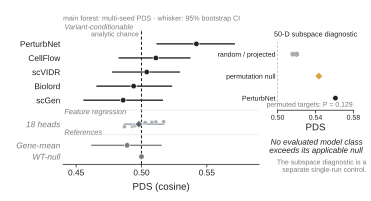

Python code for this plot:
"""Fig. 4g — published models under one harness with nulls kept distinct."""
from __future__ import annotations

import numpy as np

import fig4_common as S

# Static QA contract: Arial/Helvetica sans-serif; svg.fonttype="none";
# pdf.fonttype=42; exports .svg, .pdf, .png and .tiff at dpi=600.
# Final assembled figure target: width_mm = 183.
W_MM, H_MM = 94.0, 51.0


def main() -> None:
    S.apply_style()
    summary = S.read_csv("definitive_summary.csv").set_index("method")
    subspace = S.read_json("perturbnet_subspace_test.json")
    conditional = ["PerturbNet", "CellFlow", "scVIDR", "Biolord", "scGen"]
    references = ["Gene-mean", "WT-null"]
    head_names = [method for method in summary.index if S.is_inhouse(method)]
    if len(head_names) != 18:
        raise ValueError(f"Expected 18 feature-regression heads, observed {len(head_names)}")

    y_positions = {
        "PerturbNet": 8.0,
        "CellFlow": 7.0,
        "scVIDR": 6.0,
        "Biolord": 5.0,
        "scGen": 4.0,
        "18 heads": 2.3,
        "Gene-mean": 0.8,
        "WT-null": 0.0,
    }

    fig = S.figure(W_MM, H_MM)
    ax = fig.add_axes([0.17, 0.18, 0.53, 0.675])
    ax.axvline(0.50, color=S.INK, lw=0.75, ls=(0, (3, 2)), zorder=1)
    ax.text(0.498, 8.43, "analytic chance", ha="right", va="bottom", fontsize=5.0, color=S.GREY)

    for method in conditional + references:
        row = summary.loc[method]
        y = y_positions[method]
        color = S.INK if method in conditional else S.GREY
        ax.plot([row["ci_lo"], row["ci_hi"]], [y, y], color=color, lw=0.95, zorder=2)
        ax.plot(
            row["PDS"],
            y,
            marker="o",
            ms=4.0,
            mfc=color,
            mec="white",
            mew=0.5,
            ls="none",
            zorder=4,
        )

    head_values = summary.loc[head_names, "PDS"].sort_values().to_numpy(float)
    head_y = y_positions["18 heads"]
    head_offsets = S.deterministic_offsets(len(head_values), 0.18)
    ax.plot(
        [head_values.min(), head_values.max()],
        [head_y, head_y],
        color=S.MID_GREY,
        lw=1.2,
        zorder=2,
    )
    ax.scatter(
        head_values,
        head_y + head_offsets,
        s=8,
        facecolor=S.MID_GREY,
        edgecolor="white",
        linewidth=0.25,
        zorder=3,
    )
    ax.plot(
        np.median(head_values),
        head_y,
        marker="D",
        ms=3.8,
        mfc=S.SLATE,
        mec="white",
        mew=0.45,
        zorder=5,
    )

    rows = conditional + ["18 heads"] + references
    ax.set_yticks([y_positions[row] for row in rows])
    ax.set_yticklabels(rows)
    for tick, row in zip(ax.get_yticklabels(), rows):
        if row in references or row == "18 heads":
            tick.set_color(S.GREY)
            tick.set_style("italic")
    ax.tick_params(axis="y", length=0, pad=2)
    ax.tick_params(axis="x", pad=1.4)
    ax.set_xlim(0.44, 0.59)
    ax.set_ylim(-0.55, 9.05)
    ax.set_xticks([0.45, 0.50, 0.55])
    ax.set_xlabel("PDS (cosine)")
    S.despine(ax, keep=("bottom",))

    ax.text(0.441, 8.92, "Variant-conditionable", ha="left", va="bottom", fontsize=5.3, color=S.GREY, style="italic")
    ax.text(0.441, 2.90, "Feature regression", ha="left", va="bottom", fontsize=5.3, color=S.GREY, style="italic")
    ax.text(0.441, 1.45, "References", ha="left", va="bottom", fontsize=5.3, color=S.GREY, style="italic")
    ax.axhline(3.30, color=S.LIGHT_GREY, lw=0.55)
    ax.axhline(1.55, color=S.LIGHT_GREY, lw=0.55)

    # Right edge pulled in from 0.98: the 0.58 tick label is centred on the
    # axis end, so at 0.98 half of it sat 0.10 mm from the canvas edge.
    inset = fig.add_axes([0.75, 0.45, 0.205, 0.34])
    inset.axvline(0.50, color=S.GREY, lw=0.6, ls=(0, (3, 2)), zorder=1)
    projection_values = np.array(
        [
            subspace["pure_random_in_subspace_pds"],
            subspace["ridge_esm_subspace_pds"],
            subspace["gene_mean_subspace_pds"],
        ],
        dtype=float,
    )
    inset.plot(
        [projection_values.min(), projection_values.max()],
        [2.0, 2.0],
        color=S.MID_GREY,
        lw=2.0,
        solid_capstyle="butt",
        zorder=2,
    )
    inset.plot(
        projection_values,
        np.full(3, 2.0),
        marker="o",
        ms=2.6,
        color=S.MID_GREY,
        ls="none",
        zorder=3,
    )
    inset.plot(
        subspace["perturbnet_permutation_null_mean"],
        1.0,
        marker="D",
        ms=4.0,
        mfc=S.AMBER,
        mec="white",
        mew=0.45,
        ls="none",
        zorder=4,
    )
    inset.plot(
        subspace["perturbnet_subspace_pds"],
        0.0,
        marker="o",
        ms=4.0,
        mfc=S.INK,
        mec="white",
        mew=0.45,
        ls="none",
        zorder=4,
    )
    inset.set_yticks([2.0, 1.0, 0.0])
    inset.set_yticklabels(["random / projected", "permutation null", "PerturbNet"])
    inset.set_xlim(0.50, 0.58)
    inset.set_ylim(-0.55, 2.55)
    inset.set_xticks([0.50, 0.54, 0.58])
    inset.set_xlabel("PDS", labelpad=1.5)
    inset.tick_params(axis="y", length=0, pad=1.5, labelsize=5.0)
    inset.tick_params(axis="x", pad=1.0, labelsize=5.0)
    S.despine(inset, keep=("bottom",))
    inset.text(
        0.50,
        1.06,
        "50-D subspace diagnostic",
        transform=inset.transAxes,
        ha="center",
        va="bottom",
        fontsize=5.2,
        color=S.INK,
    )
    inset.text(
        0.99,
        0.03,
        f"permuted targets: P = {subspace['perturbnet_permutation_p']:.3f}",
        transform=inset.transAxes,
        ha="right",
        va="bottom",
        fontsize=5.0,
        color=S.GREY,
    )

    fig.text(
        0.17,
        0.89,
        "main forest: multi-seed PDS · whisker: 95% bootstrap CI",
        ha="left",
        va="bottom",
        fontsize=5.1,
        color=S.GREY,
    )
    # Right-aligned, like the note below it. Left-aligned from 0.76 the italic
    # slant carried the last glyphs past the canvas edge, and the reported text
    # extent (93.79 mm of 94.0) did not show it because matplotlib's bounding
    # box does not include the slant overhang.
    fig.text(
        0.98,
        0.27,
        "No evaluated model class\nexceeds its applicable null",
        ha="right",
        va="center",
        fontsize=5.8,
        color=S.INK,
        style="italic",
        linespacing=1.2,
    )
    # Right-aligned at 0.99: from 0.76 the longer line needed 24.4 mm and ran
    # 0.38 mm past the 100 mm canvas.
    fig.text(
        0.99,
        0.17,
        "The subspace diagnostic is a\nseparate single-run control.",
        ha="right",
        va="center",
        fontsize=5.0,
        color=S.GREY,
        linespacing=1.15,
    )
    S.save(fig, "fig4g_model_harness")


if __name__ == "__main__":
    main()
